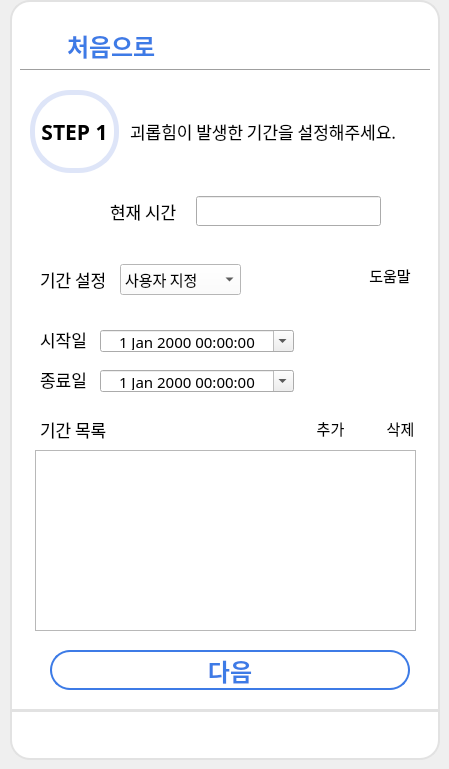
    <widget class="QWidget" name="page_2">
     <widget class="QPushButton" name="nextBtn_step1">
      <property name="geometry">
       <rect>
        <x>50</x>
        <y>650</y>
        <width>360</width>
        <height>40</height>
       </rect>
      </property>
      <property name="font">
       <font>
        <family>나눔스퀘어 Bold</family>
        <pointsize>18</pointsize>
        <weight>75</weight>
        <bold>true</bold>
       </font>
      </property>
      <property name="cursor">
       <cursorShape>PointingHandCursor</cursorShape>
      </property>
      <property name="styleSheet">
       <string notr="true">QPushButton
{
	color: #3D7BE6;
	background-color: white;
	border: 2px solid #3D7BE6;
	border-radius: 20px;
}
QPushButton::hover
{
	color: white;
	background-color: #3D7BE6;
	border-radius: 20px;
}
QPushButton::pressed
{
	color: white;
	background-color: rgb(58, 134, 255);
	border-radius: 20px;
}</string>
      </property>
      <property name="text">
       <string>다음</string>
      </property>
     </widget>
     <widget class="QLabel" name="label_17">
      <property name="geometry">
       <rect>
        <x>10</x>
        <y>0</y>
        <width>430</width>
        <height>711</height>
       </rect>
      </property>
      <property name="styleSheet">
       <string notr="true">background-color: rgb(255, 255, 255);
border-top-left-radius: 20px;
border-top-right-radius: 20px;
border: 2px solid #E2E2E2;</string>
      </property>
      <property name="text">
       <string/>
      </property>
     </widget>
     <widget class="Line" name="line_3">
      <property name="geometry">
       <rect>
        <x>20</x>
        <y>60</y>
        <width>410</width>
        <height>20</height>
       </rect>
      </property>
      <property name="styleSheet">
       <string notr="true">color: #E2E2E2;</string>
      </property>
      <property name="orientation">
       <enum>Qt::Horizontal</enum>
      </property>
     </widget>
     <widget class="QPushButton" name="backBtn_step1">
      <property name="geometry">
       <rect>
        <x>30</x>
        <y>30</y>
        <width>30</width>
        <height>30</height>
       </rect>
      </property>
      <property name="cursor">
       <cursorShape>PointingHandCursor</cursorShape>
      </property>
      <property name="styleSheet">
       <string notr="true">QPushButton
{
	background-color: rgb(255,255,255);
	border-radius: 8px;
}
QPushButton::hover
{
	background-color: #D3D3D3;
	border-radius: 8px;
}</string>
      </property>
      <property name="text">
       <string/>
      </property>
      <property name="icon">
       <iconset>
        <normaloff>icons/back.png</normaloff>icons/back.png</iconset>
      </property>
      <property name="iconSize">
       <size>
        <width>30</width>
        <height>30</height>
       </size>
      </property>
     </widget>
     <widget class="QLabel" name="label_6">
      <property name="geometry">
       <rect>
        <x>67</x>
        <y>30</y>
        <width>100</width>
        <height>30</height>
       </rect>
      </property>
      <property name="font">
       <font>
        <family>나눔스퀘어 Bold</family>
        <pointsize>18</pointsize>
        <weight>75</weight>
        <bold>true</bold>
       </font>
      </property>
      <property name="styleSheet">
       <string notr="true">color: #3D7BE6;</string>
      </property>
      <property name="text">
       <string>처음으로</string>
      </property>
     </widget>
     <widget class="QWidget" name="horizontalLayoutWidget_3">
      <property name="geometry">
       <rect>
        <x>14</x>
        <y>713</y>
        <width>421</width>
        <height>41</height>
       </rect>
      </property>
      <layout class="QHBoxLayout" name="horizontalLayout_3">
       <item>
        <widget class="QPushButton" name="homeBtn_step1">
         <property name="cursor">
          <cursorShape>ArrowCursor</cursorShape>
         </property>
         <property name="styleSheet">
          <string notr="true">QPushButton
{
	background-color: rgb(255,255,255);
	border-radius: 8px;
}
QPushButton::hover
{
	background-color: #D3D3D3;
	border-radius: 8px;
}</string>
         </property>
         <property name="text">
          <string/>
         </property>
         <property name="icon">
          <iconset>
           <normaloff>icons/home.png</normaloff>icons/home.png</iconset>
         </property>
         <property name="iconSize">
          <size>
           <width>30</width>
           <height>30</height>
          </size>
         </property>
        </widget>
       </item>
       <item>
        <widget class="QPushButton" name="temp1Btn_step1">
         <property name="cursor">
          <cursorShape>ArrowCursor</cursorShape>
         </property>
         <property name="styleSheet">
          <string notr="true">QPushButton
{
	background-color: rgb(255,255,255);
	border-radius: 8px;
}
QPushButton::hover
{
	background-color: #D3D3D3;
	border-radius: 8px;
}</string>
         </property>
         <property name="text">
          <string/>
         </property>
         <property name="icon">
          <iconset>
           <normaloff>icons/menu.png</normaloff>icons/menu.png</iconset>
         </property>
         <property name="iconSize">
          <size>
           <width>30</width>
           <height>30</height>
          </size>
         </property>
        </widget>
       </item>
       <item>
        <widget class="QPushButton" name="downMenuBtn_step1">
         <property name="cursor">
          <cursorShape>ArrowCursor</cursorShape>
         </property>
         <property name="styleSheet">
          <string notr="true">QPushButton
{
	background-color: rgb(255,255,255);
	border-radius: 8px;
}
QPushButton::hover
{
	background-color: #D3D3D3;
	border-radius: 8px;
}</string>
         </property>
         <property name="text">
          <string/>
         </property>
         <property name="icon">
          <iconset>
           <normaloff>icons/download.png</normaloff>icons/download.png</iconset>
         </property>
         <property name="iconSize">
          <size>
           <width>30</width>
           <height>30</height>
          </size>
         </property>
        </widget>
       </item>
       <item>
        <widget class="QPushButton" name="internetBtn_step1">
         <property name="cursor">
          <cursorShape>ArrowCursor</cursorShape>
         </property>
         <property name="styleSheet">
          <string notr="true">QPushButton
{
	background-color: rgb(255,255,255);
	border-radius: 8px;
}
QPushButton::hover
{
	background-color: #D3D3D3;
	border-radius: 8px;
}</string>
         </property>
         <property name="text">
          <string/>
         </property>
         <property name="icon">
          <iconset>
           <normaloff>icons/internet.png</normaloff>icons/internet.png</iconset>
         </property>
         <property name="iconSize">
          <size>
           <width>30</width>
           <height>30</height>
          </size>
         </property>
        </widget>
       </item>
      </layout>
     </widget>
     <widget class="QLabel" name="label_4">
      <property name="geometry">
       <rect>
        <x>10</x>
        <y>710</y>
        <width>430</width>
        <height>50</height>
       </rect>
      </property>
      <property name="styleSheet">
       <string notr="true">background-color: white;
border-bottom-left-radius: 20px;
border-bottom-right-radius: 20px;
border: 2px solid #E2E2E2;</string>
      </property>
      <property name="text">
       <string/>
      </property>
     </widget>
     <widget class="QWidget" name="horizontalLayoutWidget_9">
      <property name="geometry">
       <rect>
        <x>340</x>
        <y>20</y>
        <width>86</width>
        <height>31</height>
       </rect>
      </property>
      <layout class="QHBoxLayout" name="horizontalLayout_10">
       <item>
        <widget class="QPushButton" name="minBtn_step1">
         <property name="cursor">
          <cursorShape>ArrowCursor</cursorShape>
         </property>
         <property name="styleSheet">
          <string notr="true">QPushButton
{
	background-color: rgb(255,255,255);
	border-radius: 8px;
}
QPushButton::hover
{
	background-color: #D3D3D3;
	border-radius: 8px;
}</string>
         </property>
         <property name="text">
          <string/>
         </property>
         <property name="icon">
          <iconset>
           <normaloff>icons/minimize.png</normaloff>icons/minimize.png</iconset>
         </property>
        </widget>
       </item>
       <item>
        <widget class="QPushButton" name="maxBtn_step1">
         <property name="styleSheet">
          <string notr="true">QPushButton
{
	background-color: rgb(255,255,255);
	border-radius: 8px;
}
QPushButton::hover
{
	background-color: #D3D3D3;
	border-radius: 8px;
}</string>
         </property>
         <property name="text">
          <string/>
         </property>
         <property name="icon">
          <iconset>
           <normaloff>icons/maximize.jpg</normaloff>icons/maximize.jpg</iconset>
         </property>
        </widget>
       </item>
       <item>
        <widget class="QPushButton" name="exitBtn_step1">
         <property name="cursor">
          <cursorShape>ArrowCursor</cursorShape>
         </property>
         <property name="styleSheet">
          <string notr="true">QPushButton
{
	background-color: rgb(255,255,255);
	border-radius: 8px;
}
QPushButton::hover
{
	background-color: #D3D3D3;
	border-radius: 8px;
}</string>
         </property>
         <property name="text">
          <string/>
         </property>
         <property name="icon">
          <iconset>
           <normaloff>icons/close.png</normaloff>icons/close.png</iconset>
         </property>
        </widget>
       </item>
      </layout>
     </widget>
     <widget class="QLabel" name="label_step1_2">
      <property name="geometry">
       <rect>
        <x>30</x>
        <y>90</y>
        <width>89</width>
        <height>83</height>
       </rect>
      </property>
      <property name="font">
       <font>
        <family>나눔스퀘어 Bold</family>
        <pointsize>16</pointsize>
        <weight>75</weight>
        <bold>true</bold>
       </font>
      </property>
      <property name="styleSheet">
       <string notr="true">border-radius: 40;
border: 5px solid #DEE5F8;</string>
      </property>
      <property name="text">
       <string>STEP 1</string>
      </property>
      <property name="alignment">
       <set>Qt::AlignCenter</set>
      </property>
     </widget>
     <widget class="QLabel" name="label_15">
      <property name="geometry">
       <rect>
        <x>130</x>
        <y>90</y>
        <width>299</width>
        <height>83</height>
       </rect>
      </property>
      <property name="font">
       <font>
        <family>나눔스퀘어</family>
        <pointsize>13</pointsize>
        <weight>50</weight>
        <bold>false</bold>
       </font>
      </property>
      <property name="text">
       <string>괴롭힘이 발생한 기간을 설정해주세요.</string>
      </property>
     </widget>
     <widget class="QWidget" name="horizontalLayoutWidget_4">
      <property name="geometry">
       <rect>
        <x>110</x>
        <y>191</y>
        <width>271</width>
        <height>41</height>
       </rect>
      </property>
      <layout class="QHBoxLayout" name="horizontalLayout_6">
       <item>
        <widget class="QLabel" name="label_19">
         <property name="font">
          <font>
           <family>나눔스퀘어</family>
           <pointsize>13</pointsize>
           <weight>50</weight>
           <bold>false</bold>
          </font>
         </property>
         <property name="text">
          <string>현재 시간</string>
         </property>
        </widget>
       </item>
       <item>
        <widget class="QLabel" name="label_3">
         <property name="text">
          <string/>
         </property>
        </widget>
       </item>
       <item>
        <widget class="QLineEdit" name="todayLine_step1">
         <property name="font">
          <font>
           <family>나눔스퀘어</family>
           <pointsize>11</pointsize>
           <weight>50</weight>
           <bold>false</bold>
          </font>
         </property>
         <property name="alignment">
          <set>Qt::AlignCenter</set>
         </property>
         <property name="readOnly">
          <bool>true</bool>
         </property>
        </widget>
       </item>
      </layout>
     </widget>
     <widget class="QWidget" name="horizontalLayoutWidget_24">
      <property name="geometry">
       <rect>
        <x>330</x>
        <y>255</y>
        <width>81</width>
        <height>41</height>
       </rect>
      </property>
      <layout class="QHBoxLayout" name="horizontalLayout_19">
       <item>
        <widget class="QPushButton" name="helpBtn_step1">
         <property name="cursor">
          <cursorShape>PointingHandCursor</cursorShape>
         </property>
         <property name="styleSheet">
          <string notr="true">QPushButton
{
	background-color: rgb(255,255,255);
	border-radius: 8px;
}
QPushButton::hover
{
	background-color: #D3D3D3;
	border-radius: 8px;
}</string>
         </property>
         <property name="text">
          <string/>
         </property>
         <property name="icon">
          <iconset>
           <normaloff>icons/question.png</normaloff>icons/question.png</iconset>
         </property>
         <property name="iconSize">
          <size>
           <width>25</width>
           <height>25</height>
          </size>
         </property>
        </widget>
       </item>
       <item>
        <widget class="QLabel" name="label_39">
         <property name="font">
          <font>
           <family>나눔스퀘어</family>
           <pointsize>11</pointsize>
          </font>
         </property>
         <property name="text">
          <string>도움말</string>
         </property>
         <property name="alignment">
          <set>Qt::AlignCenter</set>
         </property>
        </widget>
       </item>
      </layout>
     </widget>
     <widget class="QLabel" name="label_20">
      <property name="geometry">
       <rect>
        <x>70</x>
        <y>200</y>
        <width>25</width>
        <height>25</height>
       </rect>
      </property>
      <property name="text">
       <string/>
      </property>
      <property name="pixmap">
       <pixmap>icons/calendar.png</pixmap>
      </property>
      <property name="scaledContents">
       <bool>true</bool>
      </property>
     </widget>
     <widget class="QComboBox" name="comboBox_step1">
      <property name="geometry">
       <rect>
        <x>120</x>
        <y>264</y>
        <width>121</width>
        <height>31</height>
       </rect>
      </property>
      <property name="font">
       <font>
        <family>나눔스퀘어</family>
        <pointsize>11</pointsize>
       </font>
      </property>
      <property name="styleSheet">
       <string notr="true">background-color: rgb(255,255,255);</string>
      </property>
      <property name="editable">
       <bool>false</bool>
      </property>
      <property name="currentText">
       <string>사용자 지정</string>
      </property>
      <property name="insertPolicy">
       <enum>QComboBox::NoInsert</enum>
      </property>
      <property name="placeholderText">
       <string/>
      </property>
      <property name="duplicatesEnabled">
       <bool>false</bool>
      </property>
      <item>
       <property name="text">
        <string>사용자 지정</string>
       </property>
      </item>
      <item>
       <property name="text">
        <string>한시간</string>
       </property>
      </item>
      <item>
       <property name="text">
        <string>당일</string>
       </property>
      </item>
      <item>
       <property name="text">
        <string>3일</string>
       </property>
      </item>
      <item>
       <property name="text">
        <string>1주</string>
       </property>
      </item>
      <item>
       <property name="text">
        <string>2주</string>
       </property>
      </item>
      <item>
       <property name="text">
        <string>1개월</string>
       </property>
      </item>
     </widget>
     <widget class="QLabel" name="label_21">
      <property name="geometry">
       <rect>
        <x>40</x>
        <y>260</y>
        <width>64</width>
        <height>39</height>
       </rect>
      </property>
      <property name="font">
       <font>
        <family>나눔스퀘어</family>
        <pointsize>13</pointsize>
        <weight>50</weight>
        <bold>false</bold>
       </font>
      </property>
      <property name="text">
       <string>기간 설정</string>
      </property>
     </widget>
     <widget class="QDateTimeEdit" name="endDate_step1">
      <property name="geometry">
       <rect>
        <x>100</x>
        <y>370</y>
        <width>194</width>
        <height>22</height>
       </rect>
      </property>
      <property name="font">
       <font>
        <family>나눔스퀘어</family>
        <pointsize>11</pointsize>
       </font>
      </property>
      <property name="alignment">
       <set>Qt::AlignCenter</set>
      </property>
      <property name="calendarPopup">
       <bool>true</bool>
      </property>
     </widget>
     <widget class="QDateTimeEdit" name="startDate_step1">
      <property name="geometry">
       <rect>
        <x>100</x>
        <y>330</y>
        <width>194</width>
        <height>22</height>
       </rect>
      </property>
      <property name="font">
       <font>
        <family>나눔스퀘어</family>
        <pointsize>11</pointsize>
       </font>
      </property>
      <property name="alignment">
       <set>Qt::AlignCenter</set>
      </property>
      <property name="calendarPopup">
       <bool>true</bool>
      </property>
     </widget>
     <widget class="QLabel" name="label_25">
      <property name="geometry">
       <rect>
        <x>40</x>
        <y>320</y>
        <width>64</width>
        <height>39</height>
       </rect>
      </property>
      <property name="font">
       <font>
        <family>나눔스퀘어</family>
        <pointsize>13</pointsize>
        <weight>50</weight>
        <bold>false</bold>
       </font>
      </property>
      <property name="text">
       <string>시작일</string>
      </property>
     </widget>
     <widget class="QLabel" name="label_26">
      <property name="geometry">
       <rect>
        <x>40</x>
        <y>360</y>
        <width>64</width>
        <height>39</height>
       </rect>
      </property>
      <property name="font">
       <font>
        <family>나눔스퀘어</family>
        <pointsize>13</pointsize>
        <weight>50</weight>
        <bold>false</bold>
       </font>
      </property>
      <property name="text">
       <string>종료일</string>
      </property>
     </widget>
     <widget class="QWidget" name="horizontalLayoutWidget_26">
      <property name="geometry">
       <rect>
        <x>280</x>
        <y>408</y>
        <width>65</width>
        <height>41</height>
       </rect>
      </property>
      <layout class="QHBoxLayout" name="horizontalLayout_21">
       <item>
        <widget class="QPushButton" name="addDateBtn_step1">
         <property name="font">
          <font>
           <pointsize>1</pointsize>
          </font>
         </property>
         <property name="cursor">
          <cursorShape>PointingHandCursor</cursorShape>
         </property>
         <property name="styleSheet">
          <string notr="true">QPushButton
{
	background-color: rgb(255,255,255);
	border-radius: 8px;
}
QPushButton::hover
{
	background-color: #D3D3D3;
	border-radius: 8px;
}</string>
         </property>
         <property name="text">
          <string/>
         </property>
         <property name="icon">
          <iconset>
           <normaloff>icons/plus.png</normaloff>icons/plus.png</iconset>
         </property>
         <property name="iconSize">
          <size>
           <width>25</width>
           <height>25</height>
          </size>
         </property>
        </widget>
       </item>
       <item>
        <widget class="QLabel" name="label_41">
         <property name="font">
          <font>
           <family>나눔스퀘어</family>
           <pointsize>11</pointsize>
          </font>
         </property>
         <property name="text">
          <string>추가</string>
         </property>
         <property name="alignment">
          <set>Qt::AlignCenter</set>
         </property>
        </widget>
       </item>
      </layout>
     </widget>
     <widget class="QListWidget" name="dateList_step1">
      <property name="geometry">
       <rect>
        <x>35</x>
        <y>450</y>
        <width>381</width>
        <height>181</height>
       </rect>
      </property>
      <property name="font">
       <font>
        <family>나눔스퀘어</family>
        <pointsize>11</pointsize>
       </font>
      </property>
     </widget>
     <widget class="QWidget" name="horizontalLayoutWidget_27">
      <property name="geometry">
       <rect>
        <x>350</x>
        <y>408</y>
        <width>65</width>
        <height>41</height>
       </rect>
      </property>
      <layout class="QHBoxLayout" name="horizontalLayout_22">
       <item>
        <widget class="QPushButton" name="delDateBtn_step1">
         <property name="font">
          <font>
           <pointsize>1</pointsize>
          </font>
         </property>
         <property name="cursor">
          <cursorShape>PointingHandCursor</cursorShape>
         </property>
         <property name="styleSheet">
          <string notr="true">QPushButton
{
	background-color: rgb(255,255,255);
	border-radius: 8px;
}
QPushButton::hover
{
	background-color: #D3D3D3;
	border-radius: 8px;
}</string>
         </property>
         <property name="text">
          <string/>
         </property>
         <property name="icon">
          <iconset>
           <normaloff>icons/minus.png</normaloff>icons/minus.png</iconset>
         </property>
         <property name="iconSize">
          <size>
           <width>25</width>
           <height>25</height>
          </size>
         </property>
        </widget>
       </item>
       <item>
        <widget class="QLabel" name="label_44">
         <property name="font">
          <font>
           <family>나눔스퀘어</family>
           <pointsize>11</pointsize>
          </font>
         </property>
         <property name="text">
          <string>삭제</string>
         </property>
         <property name="alignment">
          <set>Qt::AlignCenter</set>
         </property>
        </widget>
       </item>
      </layout>
     </widget>
     <widget class="QLabel" name="label_29">
      <property name="geometry">
       <rect>
        <x>40</x>
        <y>410</y>
        <width>71</width>
        <height>39</height>
       </rect>
      </property>
      <property name="font">
       <font>
        <family>나눔스퀘어</family>
        <pointsize>13</pointsize>
        <weight>50</weight>
        <bold>false</bold>
       </font>
      </property>
      <property name="text">
       <string>기간 목록</string>
      </property>
     </widget>
     <zorder>label_17</zorder>
     <zorder>label_4</zorder>
     <zorder>nextBtn_step1</zorder>
     <zorder>line_3</zorder>
     <zorder>backBtn_step1</zorder>
     <zorder>label_6</zorder>
     <zorder>horizontalLayoutWidget_3</zorder>
     <zorder>horizontalLayoutWidget_9</zorder>
     <zorder>label_step1_2</zorder>
     <zorder>label_15</zorder>
     <zorder>horizontalLayoutWidget_4</zorder>
     <zorder>horizontalLayoutWidget_24</zorder>
     <zorder>label_20</zorder>
     <zorder>comboBox_step1</zorder>
     <zorder>label_21</zorder>
     <zorder>endDate_step1</zorder>
     <zorder>startDate_step1</zorder>
     <zorder>label_25</zorder>
     <zorder>label_26</zorder>
     <zorder>horizontalLayoutWidget_26</zorder>
     <zorder>dateList_step1</zorder>
     <zorder>horizontalLayoutWidget_27</zorder>
     <zorder>label_29</zorder>
    </widget>
